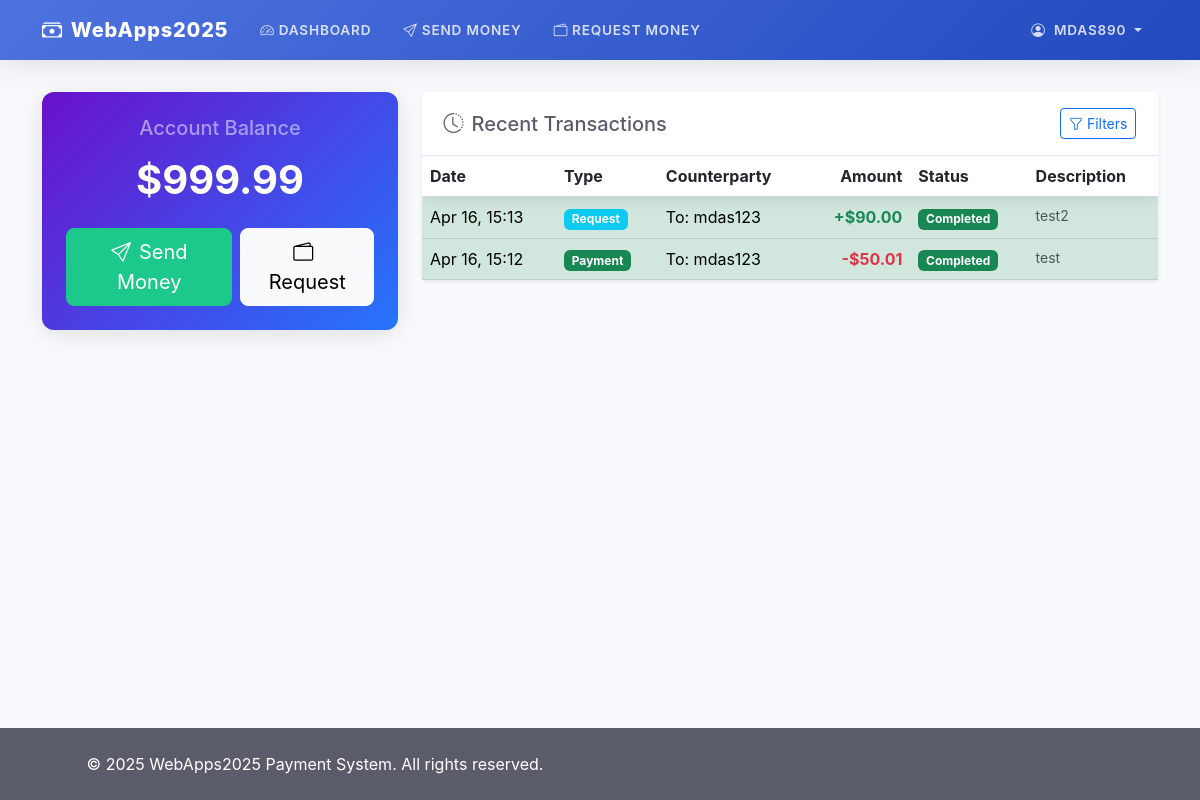
Screenshot of / (signed in) with the database file from the repository.
### payapp/models.py (models this page shows, shortened)
class UserProfile(models.Model):
    user = models.OneToOneField(User, on_delete=models.CASCADE)
    currency = models.CharField(
        max_length=3,
        choices=CURRENCY_CHOICES,
        default='GBP'
    )
    balance = models.DecimalField(
        max_digits=10,
        decimal_places=2,
        default=Decimal('0.00'),
        validators=[MinValueValidator(Decimal('0.00'))]
    )
    @property
    def formatted_balance(self):
        from payapp.constants import CURRENCY_SYMBOLS
        symbol = CURRENCY_SYMBOLS.get(self.currency, '')
        return f"{symbol}{self.balance:.2f}"

class Transaction(models.Model):
    TRANSACTION_TYPES = [
        ('PAYMENT', 'Payment'),
        ('REQUEST', 'Request'),
    ]
    STATUS_CHOICES = [
        ('PENDING', 'Pending'),
        ('COMPLETED', 'Completed'),
        ('DECLINED', 'Declined'),
    ]
    sender = models.ForeignKey(
        User,
        related_name='sent_transactions',
        on_delete=models.PROTECT
    )
    recipient = models.ForeignKey(
        User,
        related_name='received_transactions',
        on_delete=models.PROTECT
    )
    amount = models.DecimalField(
        max_digits=10,
        decimal_places=2,
        validators=[MinValueValidator(Decimal('0.01'))]
    )
    currency = models.CharField(max_length=3, choices=CURRENCY_CHOICES)
    transaction_type = models.CharField(max_length=7, choices=TRANSACTION_TYPES)
    status = models.CharField(max_length=9, choices=STATUS_CHOICES, default='PENDING')
    created_at = models.DateTimeField(auto_now_add=True)
    updated_at = models.DateTimeField(auto_now=True)
    description = models.TextField(blank=True, null=True)
    class Meta:
        ordering = ['-created_at']
    @property
    def formatted_amount(self):
        from payapp.constants import CURRENCY_SYMBOLS
        symbol = CURRENCY_SYMBOLS.get(self.currency, '')
        return f"{symbol}{self.amount:.2f}"

### payapp/views.py (the view)
# urls.py: path('', views.dashboard, name='dashboard'),
@login_required
def dashboard(request):
    if request.user.is_superuser:
        return redirect('/admin/')
    try:
        user_profile = UserProfile.objects.get(user=request.user)
        transactions = Transaction.objects.filter(
            Q(sender=request.user) | Q(recipient=request.user)
        ).select_related('sender', 'recipient').order_by('-created_at')[:20]
        pending_requests = Transaction.objects.filter(
            recipient=request.user,
            transaction_type='REQUEST',
            status='PENDING'
        ).select_related('sender')
        context = {
            'profile': user_profile,
            'transactions': transactions,
            'pending_requests': pending_requests,
        }
        return render(request, 'payapp/dashboard.html', context)
    except UserProfile.DoesNotExist:
        messages.error(request, "User profile not found. Please contact admin.")
        return redirect('logout')

### templates/payapp/dashboard.html (shortened to what this page needs)
{% extends 'base.html' %}
{% load crispy_forms_tags %}
{% block content %}
<div class="row">
    <div class="col-lg-4 mb-4">
        <div class="card balance-card">
            <div class="card-body text-center py-4">
                <h5 class="card-title text-white-50 mb-3">Account Balance</h5>
                <h2 class="balance-amount mb-4">{{ profile.formatted_balance }}</h2>
                <div class="d-grid gap-2 d-sm-flex justify-content-sm-center">
                    <a href="{% url 'make_payment' %}" class="btn btn-success btn-lg px-4 gap-3">
                        <i class="bi bi-send me-2"></i>Send Money
                    </a>
                    <a href="{% url 'request_payment' %}" class="btn btn-light btn-lg px-4">
                        <i class="bi bi-wallet2 me-2"></i>Request
                    </a>
                </div>
            </div>
        </div>
    </div>
    <div class="col-lg-8">
        <div class="card shadow-sm">
            <div class="card-header d-flex justify-content-between align-items-center">
                <h5 class="mb-0">
                    <i class="bi bi-clock-history me-2"></i>Recent Transactions
                </h5>
                <button class="btn btn-sm btn-outline-primary" type="button" data-bs-toggle="collapse" data-bs-target="#filterCollapse">
                    <i class="bi bi-funnel me-1"></i>Filters
                </button>
            </div>
            <div class="card-body p-0">
                <div class="table-responsive" style="max-height: 500px; overflow-y: auto;">
                    <table class="table table-hover mb-0" id="transactionsTable">
                        <thead class="sticky-top bg-white" style="box-shadow: 0 2px 15px 0 rgba(0,0,0,0.1);">
                            <tr>
                                <th>Date</th>
                                <th>Type</th>
                                <th>Counterparty</th>
                                <th class="text-end">Amount</th>
                                <th>Status</th>
                                <th>Description</th>
                            </tr>
                        </thead>
                        <tbody>
                            {% for trans in transactions %}
                            <tr class="{% if trans.status == 'COMPLETED' %}table-success{% elif trans.status == 'DECLINED' %}table-danger{% else %}table-warning{% endif %}">
                                <td>{{ trans.created_at|date:"M d, H:i" }}</td>
                                <td>
                                    {% if trans.transaction_type == 'PAYMENT' %}
                                        <span class="badge bg-success">Payment</span>
                                    {% else %}
                                        <span class="badge bg-info">Request</span>
                                    {% endif %}
                                </td>
                                <td>
                                    {% if trans.sender == request.user %}
                                        To: {{ trans.recipient.username }}
                                    {% else %}
                                        From: {{ trans.sender.username }}
                                    {% endif %}
                                </td>
                                <td class="text-end fw-bold">
    {% if trans.transaction_type == 'PAYMENT' %}
        {% if trans.sender == request.user %}
            <span class="text-danger">-{{ trans.formatted_amount }}</span>
        {% else %}
            <span class="text-success">+{{ trans.formatted_amount }}</span>
        {% endif %}
    {% else %}
        {% if trans.status == 'COMPLETED' %}
            {% if trans.sender == request.user %}
                <span class="text-success">+{{ trans.formatted_amount }}</span>
            {% else %}
                <span class="text-danger">-{{ trans.formatted_amount }}</span>
            {% endif %}
        {% else %}
            <span>{{ trans.formatted_amount }}</span>
        {% endif %}
    {% endif %}
</td>
                                <td>
                                    <span class="badge
                                        {% if trans.status == 'COMPLETED' %}bg-success
                                        {% elif trans.status == 'DECLINED' %}bg-danger
                                        {% else %}bg-warning text-dark{% endif %}">
                                        {{ trans.get_status_display }}
                                    </span>
                                </td>
                                <td class="small text-muted">
                                    {{ trans.description|default:""|truncatechars:20 }}
                                </td>
                            </tr>
                            {% empty %}
                            <tr>
                                <td colspan="6" class="text-center py-4 text-muted">
                                    No transactions found
                                </td>
                            </tr>
                            {% endfor %}
                        </tbody>
                    </table>
                </div>
            </div>
        </div>
    </div>
</div>
{% endblock %}

### templates/base.html (shortened to what this page needs)
<!DOCTYPE html>
<html lang="en">
<head>
    <link href="https://cdn.jsdelivr.net/npm/bootstrap@5.3.0/dist/css/bootstrap.min.css" rel="stylesheet">
    <link rel="stylesheet" href="https://cdn.jsdelivr.net/npm/bootstrap-icons@1.10.0/font/bootstrap-icons.css">
</head>
<body>
    <nav class="navbar navbar-expand-lg navbar-dark">
        <div class="container">
            <a class="navbar-brand" href="{% url 'dashboard' %}">
                <i class="bi bi-cash-stack me-2"></i>WebApps2025
            </a>
            <div class="collapse navbar-collapse" id="navbarNav">
                <ul class="navbar-nav me-auto">
                    {% if user.is_authenticated %}
                    <li class="nav-item">
                        <a class="nav-link {% if request.resolver_match.url_name == 'dashboard' %}active{% endif %}"
                           href="{% url 'dashboard' %}">
                            <i class="bi bi-speedometer2 me-1"></i>Dashboard
                        </a>
                    </li>
                    <li class="nav-item">
                        <a class="nav-link {% if request.resolver_match.url_name == 'make_payment' %}active{% endif %}"
                           href="{% url 'make_payment' %}">
                            <i class="bi bi-send me-1"></i>Send Money
                        </a>
                    </li>
                    <li class="nav-item">
                        <a class="nav-link {% if request.resolver_match.url_name == 'request_payment' %}active{% endif %}"
                           href="{% url 'request_payment' %}">
                            <i class="bi bi-wallet2 me-1"></i>Request Money
                        </a>
                    </li>
                    {% endif %}
                </ul>
                <ul class="navbar-nav">
                    {% if user.is_authenticated %}
                    <li class="nav-item dropdown">
                        <a class="nav-link dropdown-toggle" href="#" id="userDropdown" role="button"
                           data-bs-toggle="dropdown" aria-expanded="false">
                            <i class="bi bi-person-circle me-1"></i>
                            <span class="d-none d-lg-inline">{{ user.username }}</span>
                        </a>
                    </li>
                    {% endif %}
                </ul>
            </div>
        </div>
    </nav>
    <main class="main-content">
        <div class="container">
            {% block content %}{% endblock %}
        </div>
    </main>
    <footer>
        <div class="container">
            <div class="row align-items-center">
                <div class="col-md-6 text-center">
                    <p class="mb-0">&copy; {% now "Y" %} WebApps2025 Payment System. All rights reserved.</p>
                </div>
            </div>
        </div>
    </footer>
</body>
</html>

### templates/base.html (style rules this page uses)
:root { --primary-color: #4e73df; --secondary-color: #858796; --success-color: #1cc88a; --info-color: #36b9cc; --warning-color: #f6c23e; --danger-color: #e74a3b; --light-color: #f8f9fc; --dark-color: #5a5c69; }
body { display: flex; flex-direction: column; min-height: 100vh; background-color: #f8f9fc; font-family: 'Nunito', -apple-system, BlinkMacSystemFont, 'Segoe UI', Roboto, 'Helvetica Neue', Arial, sans-serif; }
.navbar { padding: 0.5rem 1rem; box-shadow: 0 0.15rem 1.75rem 0 rgba(58, 59, 69, 0.15); background: linear-gradient(135deg, var(--primary-color) 0%, #224abe 100%); }
.navbar-brand { font-weight: 800; font-size: 1.25rem; letter-spacing: 0.05rem; }
.navbar-dark .navbar-nav .nav-link { color: rgba(255, 255, 255, 0.8); padding: 0.75rem 1rem; font-size: 0.85rem; font-weight: 600; text-transform: uppercase; letter-spacing: 0.05rem; }
.main-content { flex: 1; padding: 2rem 0; }
.card { border: none; border-radius: 0.35rem; box-shadow: 0 0.15rem 1.75rem 0 rgba(58, 59, 69, 0.1); margin-bottom: 1.5rem; }
.card-header { background-color: white; border-bottom: 1px solid #e3e6f0; padding: 1rem 1.35rem; font-weight: 600; color: var(--dark-color); }
.card-body { padding: 1.5rem; }
footer { background-color: var(--dark-color); color: white; padding: 1.5rem 0; margin-top: auto; }
.balance-card { background: linear-gradient(135deg, var(--primary-color) 0%, #224abe 100%); color: white; border-radius: 0.35rem; }
.balance-amount { font-size: 2rem; font-weight: 700; }
.btn-success { background-color: var(--success-color); border-color: var(--success-color); }

### templates/payapp/dashboard.html (style rules this page uses)
.balance-card { background: linear-gradient(135deg, #6a11cb 0%, #2575fc 100%); border: none; border-radius: 12px; box-shadow: 0 4px 20px rgba(0,0,0,0.1); }
.balance-amount { font-size: 2.5rem; font-weight: 700; color: white; }

### rows the page displays
UserProfile: formatted_balance "$999.99"
Transaction: transaction_type "Request"
Transaction: transaction_type "Payment"

### other values shown
{{ user.username }} "MDAS890"
